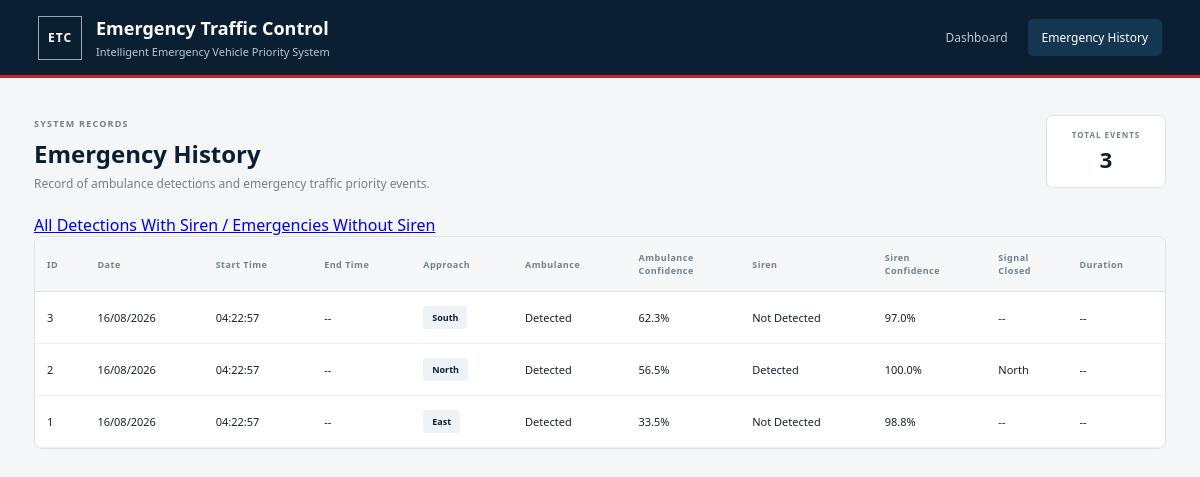
The app's page /history with its own data.
### tables this page shows
CREATE TABLE emergency_history (
            id INTEGER PRIMARY KEY AUTOINCREMENT,
            date TEXT NOT NULL,
            start_time TEXT NOT NULL,
            end_time TEXT,
            approach TEXT NOT NULL,
            ambulance_confidence REAL,
            siren TEXT,
            siren_confidence REAL,
            signal_closed TEXT,
            duration TEXT
        );

### app.py (the view, shortened to what this page needs)
@app.route("/history")
def history():
    filter_type = request.args.get("filter", "all")
    conn = get_db()
    if filter_type == "emergency":
        events = conn.execute("""
            SELECT *
            FROM emergency_history
            WHERE siren = 'Siren'
            ORDER BY id DESC
        """).fetchall()
    else:
        events = conn.execute("""
            SELECT *
            FROM emergency_history
            ORDER BY id DESC
        """).fetchall()
    conn.close()
    return render_template("history.html", events=events, current_filter=filter_type)

### app.py (called while the page is built)
def get_db():
    conn = sqlite3.connect(DATABASE)
    conn.row_factory = sqlite3.Row
    return conn

### templates/history.html (shortened to what this page needs)
{% extends "base.html" %}
{% block history_active %}active{% endblock %}
{% block content %}
<main class="history-page">
    <div class="history-header">
        <div>
            <span class="eyebrow">SYSTEM RECORDS</span>
            <h2>Emergency History</h2>
            <p>Record of ambulance detections and emergency traffic priority events.</p>
        </div>
        <div class="record-count">
            <span>TOTAL EVENTS</span>
            <strong>{{ events|length }}</strong>
        </div>
    </div>
    <div class="history-filters">
        <a href="{{ url_for('history', filter='all') }}" class="filter-btn {% if current_filter == 'all' %}active{% endif %}">
            All Detections
        </a>
        <a href="{{ url_for('history', filter='emergency') }}" class="filter-btn {% if current_filter == 'emergency' %}active{% endif %}">
            With Siren / Emergencies
        </a>
        <a href="{{ url_for('history', filter='without_siren') }}" class="filter-btn {% if current_filter == 'without_siren' %}active{% endif %}">
            Without Siren
        </a>
    </div>
    <div class="table-container">
        <table>
            <thead>
                <tr>
                    <th>ID</th>
                    <th>Date</th>
                    <th>Start Time</th>
                    <th>End Time</th>
                    <th>Approach</th>
                    <th>Ambulance</th>
                    <th>Ambulance<br>Confidence</th>
                    <th>Siren</th>
                    <th>Siren<br>Confidence</th>
                    <th>Signal<br>Closed</th>
                    <th>Duration</th>
                </tr>
            </thead>
            <tbody>
                {% if events %}
                    {% for event in events %}
                    <tr>
                        <td>{{ event["id"] }}</td>
                        <td>{{ event["date"] }}</td>
                        <td>{{ event["start_time"] }}</td>
                        <td>
                            {% if event["end_time"] %}
                                {{ event["end_time"] }}
                            {% else %}
                                --
                            {% endif %}
                        </td>
                        <td><span class="approach-badge">{{ event["approach"] }}</span></td>
                        <td><span class="status-detected">Detected</span></td>
                        <td>
                            {% if event["ambulance_confidence"] is not none %}
                                {{ "%.1f"|format(event["ambulance_confidence"] * 100) }}%
                            {% else %}
                                --
                            {% endif %}
                        </td>
                        <td>
                            {% if event["siren"] == "Siren" %}
                                <span class="status-siren">Detected</span>
                            {% elif event["siren"] == "No Siren" %}
                                <span class="status-no-siren">Not Detected</span>
                            {% else %}
                                --
                            {% endif %}
                        </td>
                        <td>
                            {% if event["siren_confidence"] is not none %}
                                {{ "%.1f"|format(event["siren_confidence"] * 100) }}%
                            {% else %}
                                --
                            {% endif %}
                        </td>
                        <td>
                            {% if event["signal_closed"] %}
                                <span class="signal-closed-badge">{{ event["signal_closed"] }}</span>
                            {% else %}
                                --
                            {% endif %}
                        </td>
                        <td>
                            {% if event["duration"] %}
                                {{ event["duration"] }}
                            {% else %}
                                --
                            {% endif %}
                        </td>
                    </tr>
                    {% endfor %}
                {% endif %}
            </tbody>
        </table>
    </div>
</main>
{% endblock %}

### templates/base.html (shortened to what this page needs)
<!DOCTYPE html>
<html lang="en">
<head>
    <link rel="stylesheet" href="{{ url_for('static', filename='css/style.css') }}">
</head>
<body>
<header class="topbar">
    <div class="brand">
        <div class="brand-icon">ETC</div>
        <div>
            <h1>Emergency Traffic Control</h1>
            <p>Intelligent Emergency Vehicle Priority System</p>
        </div>
    </div>
    <nav>
        <a href="/" class="{% block dashboard_active %}{% endblock %}">Dashboard</a>
        <a href="/history" class="{% block history_active %}{% endblock %}">Emergency History</a>
    </nav>
</header>
{% block content %}
{% endblock %}
</body>
</html>

### static/css/style.css (style rules this page uses)
:root { --navy: #0b1f33; --navy-light: #153650; --red: #c62828; --yellow: #d99a00; --green: #198754; --background: #f4f6f8; --white: #ffffff; --border: #dce3e8; --text: #17212b; --muted: #71808d; }
* { box-sizing: border-box; }
body { margin: 0; background: var(--background); color: var(--text); font-family: "Segoe UI", Arial, sans-serif; }
.topbar { height: 78px; background: var(--navy); color: white; display: flex; align-items: center; justify-content: space-between; padding: 0 38px; border-bottom: 3px solid var(--red); }
.brand { display: flex; align-items: center; gap: 14px; }
.brand-icon { width: 44px; height: 44px; display: flex; align-items: center; justify-content: center; border: 1px solid rgba(255,255,255,.6); font-size: 12px; font-weight: 800; letter-spacing: 1px; }
.brand h1 { margin: 0; font-size: 18px; font-weight: 700; }
.brand p { margin: 4px 0 0; color: #b8c7d3; font-size: 11px; }
nav { display: flex; gap: 6px; }
nav a { color: #b9c7d1; text-decoration: none; padding: 10px 14px; font-size: 12px; border-radius: 5px; }
nav a:hover, nav a.active { color: white; background: var(--navy-light); }
.history-page { max-width: 1500px; margin: auto; padding: 32px 34px 50px; }
.history-header { display: flex; align-items: center; justify-content: space-between; margin-bottom: 22px; }
.eyebrow { color: var(--muted); font-size: 9px; font-weight: 800; letter-spacing: 1.2px; }
.history-header h2 { margin: 5px 0; color: var(--navy); font-size: 24px; }
.history-header p { margin: 0; color: var(--muted); font-size: 12px; }
.record-count { min-width: 120px; text-align: center; background: white; border: 1px solid var(--border); border-radius: 7px; padding: 13px; }
.record-count span { display: block; color: var(--muted); font-size: 8px; font-weight: 800; letter-spacing: 1px; }
.record-count strong { display: block; margin-top: 4px; color: var(--navy); font-size: 22px; }
.table-container { background: white; border: 1px solid var(--border); border-radius: 8px; overflow-x: auto; }
table { width: 100%; border-collapse: collapse; min-width: 1100px; }
thead { background: #f5f7f9; }
th { padding: 14px 12px; text-align: left; color: var(--muted); font-size: 9px; font-weight: 800; letter-spacing: .5px; border-bottom: 1px solid var(--border); white-space: nowrap; }
td { padding: 14px 12px; font-size: 11px; border-bottom: 1px solid #edf0f2; white-space: nowrap; }
.approach-badge { display: inline-block; padding: 5px 9px; background: #edf3f7; color: var(--navy); border-radius: 4px; font-size: 9px; font-weight: 700; }

### records on screen
emergency_history: id "3", date "16/08/2026", start_time "04:22:57", approach "South", event['ambulance_confidence']*100 "62.3", siren "Not Detected", event['siren_confidence']*100 "97.0"
emergency_history: id "2", date "16/08/2026", start_time "04:22:57", approach "North", event['ambulance_confidence']*100 "56.5", siren "Detected", event['siren_confidence']*100 "100.0", signal_closed "North"
emergency_history: id "1", date "16/08/2026", start_time "04:22:57", approach "East", event['ambulance_confidence']*100 "33.5", siren "Not Detected", event['siren_confidence']*100 "98.8"

### other values on screen
{{ events|length }} "3"
